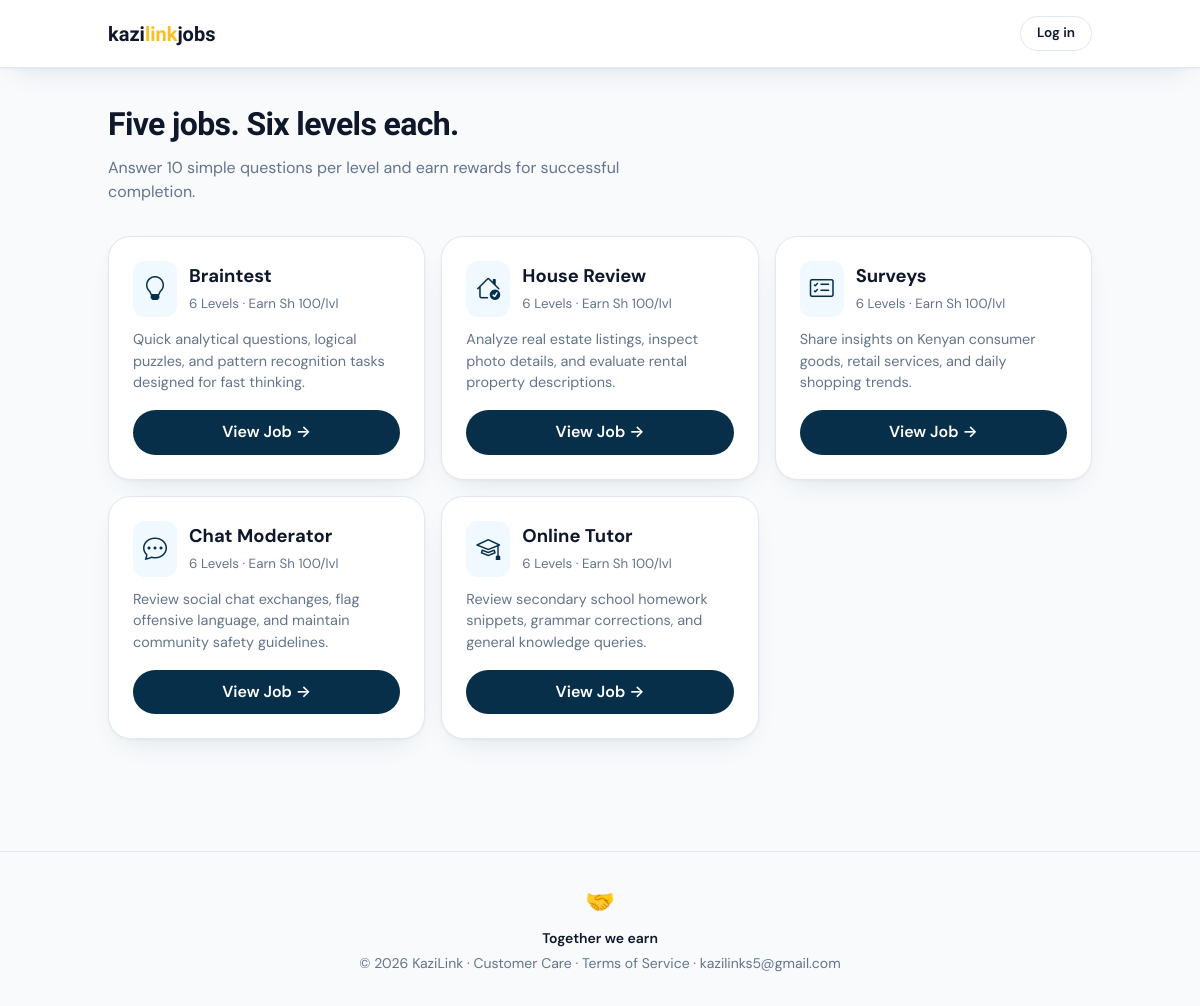
/jobs.php, run on the app's committed database.
### tables this page shows
CREATE TABLE `tasks` (
  `id` INT UNSIGNED AUTO_INCREMENT PRIMARY KEY,
  `name` VARCHAR(100) NOT NULL,
  `slug` VARCHAR(100) NOT NULL UNIQUE,
  `description` TEXT NOT NULL,
  `icon` VARCHAR(50) NOT NULL DEFAULT 'bi-clipboard-check',
  `status` ENUM('active', 'inactive') NOT NULL DEFAULT 'active',
  `order_index` INT NOT NULL DEFAULT 0,
  `created_at` DATETIME NOT NULL DEFAULT CURRENT_TIMESTAMP
);

### includes/auth.php (called while the page is built, shortened)
<?php
require_once __DIR__ . '/functions.php';
function isLoggedIn(): bool {
    return !empty($_SESSION['user_id']);
}
function getLoggedInUser(): ?array {
    if (!isLoggedIn()) {
        return null;
    }
    static $currentUser = null;
    return $currentUser;
}

### includes/functions.php (called while the page is built, shortened)
<?php
function e(?string $string): string {
    return htmlspecialchars($string ?? '', ENT_QUOTES, 'UTF-8');
}

### jobs.php (the view, shortened to what this page needs)
<?php
require_once __DIR__ . '/includes/auth.php';
require_once __DIR__ . '/includes/header.php';
$db = getDB();
$tasks = $db->query("SELECT * FROM tasks WHERE status = 'active' ORDER BY order_index ASC")->fetchAll();
?>
<div class="surface" style="border-radius: 0; border-top: none; border-left: none; border-right: none; margin-bottom: 2rem;">
  <div style="max-width: 64rem; margin: 0 auto; padding: 1rem 1.25rem; display: flex; align-items: center; justify-content: space-between;">
    <a href="<?= BASE_URL ?>/index.php" style="font-family: var(--font-display); font-size: 1.25rem; font-weight: 800;">
      kazi<span class="text-accent">link</span>jobs
    </a>
    <?php if ($currentUser): ?>
      <a href="<?= BASE_URL ?>/dashboard.php" class="btn btn-ghost" style="padding: 0.4rem 1rem; font-size: 0.85rem;">Dashboard</a>
    <?php else: ?>
      <a href="<?= BASE_URL ?>/login.php" class="btn btn-ghost" style="padding: 0.4rem 1rem; font-size: 0.85rem;">Log in</a>
    <?php endif; ?>
  </div>
</div>
<div style="max-width: 64rem; margin: 0 auto; padding: 0 1.25rem 4rem;">
  <div style="margin-bottom: 2rem;">
    <h1 style="font-size: 2rem; font-weight: 800;">Five jobs. Six levels each.</h1>
    <p style="color: var(--muted-foreground); margin-top: 0.5rem; max-width: 36rem;">
      Answer 10 simple questions per level and earn rewards for successful completion.
    </p>
  </div>
  <div style="display: grid; grid-template-columns: repeat(auto-fit, minmax(280px, 1fr)); gap: 1rem;">
    <?php foreach ($tasks as $task):
      $userCompLevels = 0;
    ?>
    <div class="surface" style="padding: 1.5rem; display: flex; flex-direction: column; justify-content: space-between;">
      <div>
        <div style="display: flex; align-items: center; gap: 0.75rem; margin-bottom: 0.75rem;">
          <span style="border-radius: 0.75rem; background: var(--secondary); padding: 0.625rem; display: inline-flex;">
            <i class="bi <?= e($task['icon']) ?>" style="color: var(--primary); font-size: 1.5rem;"></i>
          </span>
          <div>
            <div style="font-weight: 700; font-size: 1.15rem;"><?= e($task['name']) ?></div>
            <small style="color: var(--muted-foreground);">6 Levels &middot; Earn Sh 100/lvl</small>
          </div>
        </div>
        <p style="color: var(--muted-foreground); font-size: 0.9rem; margin-bottom: 1rem;">
          <?= e($task['description']) ?>
        </p>
      </div>
      <div>
        <a href="<?= BASE_URL ?>/job.php?slug=<?= urlencode($task['slug']) ?>" class="btn btn-primary btn-block" style="padding: 0.65rem;">
          <?= $userCompLevels > 0 ? 'Continue Job' : 'View Job' ?> &rarr;
        </a>
      </div>
    </div>
    <?php endforeach; ?>
  </div>
</div>
<?php require_once __DIR__ . '/includes/footer.php'; ?>

### assets/css/style.css (style rules this page uses)
:root { --font-sans: "DM Sans", -apple-system, BlinkMacSystemFont, "Segoe UI", Roboto, sans-serif; --font-display: "Bricolage Grotesque", -apple-system, BlinkMacSystemFont, "Segoe UI", sans-serif; --radius: 0.9rem; --radius-lg: var(--radius); --radius-2xl: calc(var(--radius) + 8px); --primary: #082F49; --primary-hover: #0F2D4A; --primary-light: #e0f2fe; --primary-foreground: #ffffff; --secondary: #f0f9ff; --secondary-foreground: #082F49; --background: #f8fafc; --foreground: #0f172a; --card: #ffffff; --card-foreground: #0f172a; --muted: #f1f5f9; --muted-foreground: #64748b; --accent: #f59e0b; --accent-foreground: #78350f; --destructive: #ef4444; --border: #e2e8f0; --input: #cbd5e1; --ring: #082F49; --ink: #071e33; --ink-foreground: #f8fafc; --gradient-hero: radial-gradient(120% 90% at 85% 10%, rgba(14, 116, 144, 0.45), transparent 60%), linear-gradient(160deg, #082F49 0%, #0F2D4A 60%, #05192d 100%); --gradient-gold: linear-gradient(135deg, #fbbf24 0%, #f59e0b 100%); --shadow-card: 0 1px 3px rgba(15, 23, 42, 0.04), 0 12px 32px -16px rgba(8, 47, 73, 0.16); }
*, *::before, *::after { box-sizing: border-box; margin: 0; padding: 0; }
body { background-color: var(--background); color: var(--foreground); font-family: var(--font-sans); line-height: 1.5; -webkit-font-smoothing: antialiased; }
h1, h2, h3, h4, .font-display { font-family: var(--font-display); letter-spacing: -0.02em; }
a { color: inherit; text-decoration: none; }
.surface { background: var(--card); border: 1px solid var(--border); border-radius: var(--radius-2xl); box-shadow: var(--shadow-card); }
.text-accent { color: #fbbf24; }
.btn { border-radius: 999px; justify-content: center; align-items: center; gap: 0.5rem; padding: 0.75rem 1.4rem; font-weight: 600; display: inline-flex; border: none; cursor: pointer; transition: transform 0.15s, opacity 0.15s, background 0.15s; font-family: var(--font-sans); text-align: center; }
.btn-primary { background: var(--primary); color: var(--primary-foreground); }
.btn-ghost { border: 1px solid var(--border); color: var(--foreground); background: transparent; }
.btn-block { width: 100%; }

### data on the page
tasks: name "Braintest", description "Quick analytical questions, logical puzzles, and pattern recognition tasks designed for fast thinking."
tasks: name "House Review", description "Analyze real estate listings, inspect photo details, and evaluate rental property descriptions."
tasks: name "Surveys", description "Share insights on Kenyan consumer goods, retail services, and daily shopping trends."
tasks: name "Chat Moderator", description "Review social chat exchanges, flag offensive language, and maintain community safety guidelines."
tasks: name "Online Tutor", description "Review secondary school homework snippets, grammar corrections, and general knowledge queries."

### other printed values
$supportEmail "kazilinks5@gmail.com"
